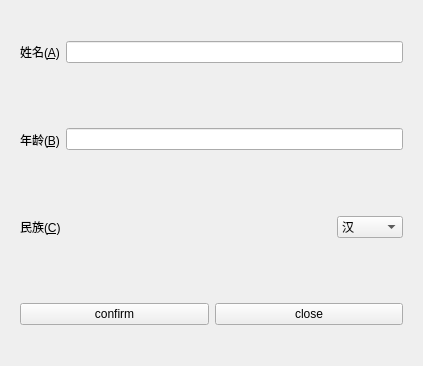
<?xml version="1.0" encoding="UTF-8"?>
<ui version="4.0">
 <class>Widget</class>
 <widget class="QWidget" name="Widget">
  <property name="geometry">
   <rect>
    <x>0</x>
    <y>0</y>
    <width>423</width>
    <height>366</height>
   </rect>
  </property>
  <property name="windowTitle">
   <string>Widget</string>
  </property>
  <layout class="QVBoxLayout" name="verticalLayout">
   <item>
    <widget class="QWidget" name="widget_2" native="true">
     <layout class="QHBoxLayout" name="horizontalLayout_2">
      <item>
       <widget class="QLabel" name="label">
        <property name="text">
         <string>姓名(&amp;A)</string>
        </property>
        <property name="buddy">
         <cstring>lineEdit</cstring>
        </property>
       </widget>
      </item>
      <item>
       <widget class="QLineEdit" name="lineEdit"/>
      </item>
     </layout>
    </widget>
   </item>
   <item>
    <widget class="QWidget" name="widget_3" native="true">
     <layout class="QHBoxLayout" name="horizontalLayout_3">
      <item>
       <widget class="QLabel" name="label_2">
        <property name="text">
         <string>年龄(&amp;B)</string>
        </property>
        <property name="buddy">
         <cstring>lineEdit_2</cstring>
        </property>
       </widget>
      </item>
      <item>
       <widget class="QLineEdit" name="lineEdit_2"/>
      </item>
     </layout>
    </widget>
   </item>
   <item>
    <widget class="QWidget" name="widget_4" native="true">
     <layout class="QHBoxLayout" name="horizontalLayout_4">
      <item>
       <widget class="QLabel" name="label_3">
        <property name="text">
         <string>民族(&amp;C)</string>
        </property>
        <property name="buddy">
         <cstring>comboBox</cstring>
        </property>
       </widget>
      </item>
      <item>
       <spacer name="horizontalSpacer">
        <property name="orientation">
         <enum>Qt::Horizontal</enum>
        </property>
        <property name="sizeHint" stdset="0">
         <size>
          <width>40</width>
          <height>20</height>
         </size>
        </property>
       </spacer>
      </item>
      <item>
       <widget class="QComboBox" name="comboBox">
        <item>
         <property name="text">
          <string>汉</string>
         </property>
        </item>
        <item>
         <property name="text">
          <string>维吾尔</string>
         </property>
        </item>
        <item>
         <property name="text">
          <string>回族</string>
         </property>
        </item>
       </widget>
      </item>
     </layout>
    </widget>
   </item>
   <item>
    <widget class="QWidget" name="widget" native="true">
     <layout class="QHBoxLayout" name="horizontalLayout">
      <item>
       <widget class="QPushButton" name="pushButton">
        <property name="text">
         <string>confirm</string>
        </property>
       </widget>
      </item>
      <item>
       <widget class="QPushButton" name="btnClose">
        <property name="text">
         <string>close</string>
        </property>
       </widget>
      </item>
     </layout>
    </widget>
   </item>
  </layout>
 </widget>
 <tabstops>
  <tabstop>lineEdit_2</tabstop>
  <tabstop>lineEdit</tabstop>
  <tabstop>comboBox</tabstop>
  <tabstop>btnClose</tabstop>
  <tabstop>pushButton</tabstop>
 </tabstops>
 <resources/>
 <connections>
  <connection>
   <sender>btnClose</sender>
   <signal>clicked()</signal>
   <receiver>Widget</receiver>
   <slot>close()</slot>
   <hints>
    <hint type="sourcelabel">
     <x>465</x>
     <y>285</y>
    </hint>
    <hint type="destinationlabel">
     <x>399</x>
     <y>299</y>
    </hint>
   </hints>
  </connection>
 </connections>
</ui>
